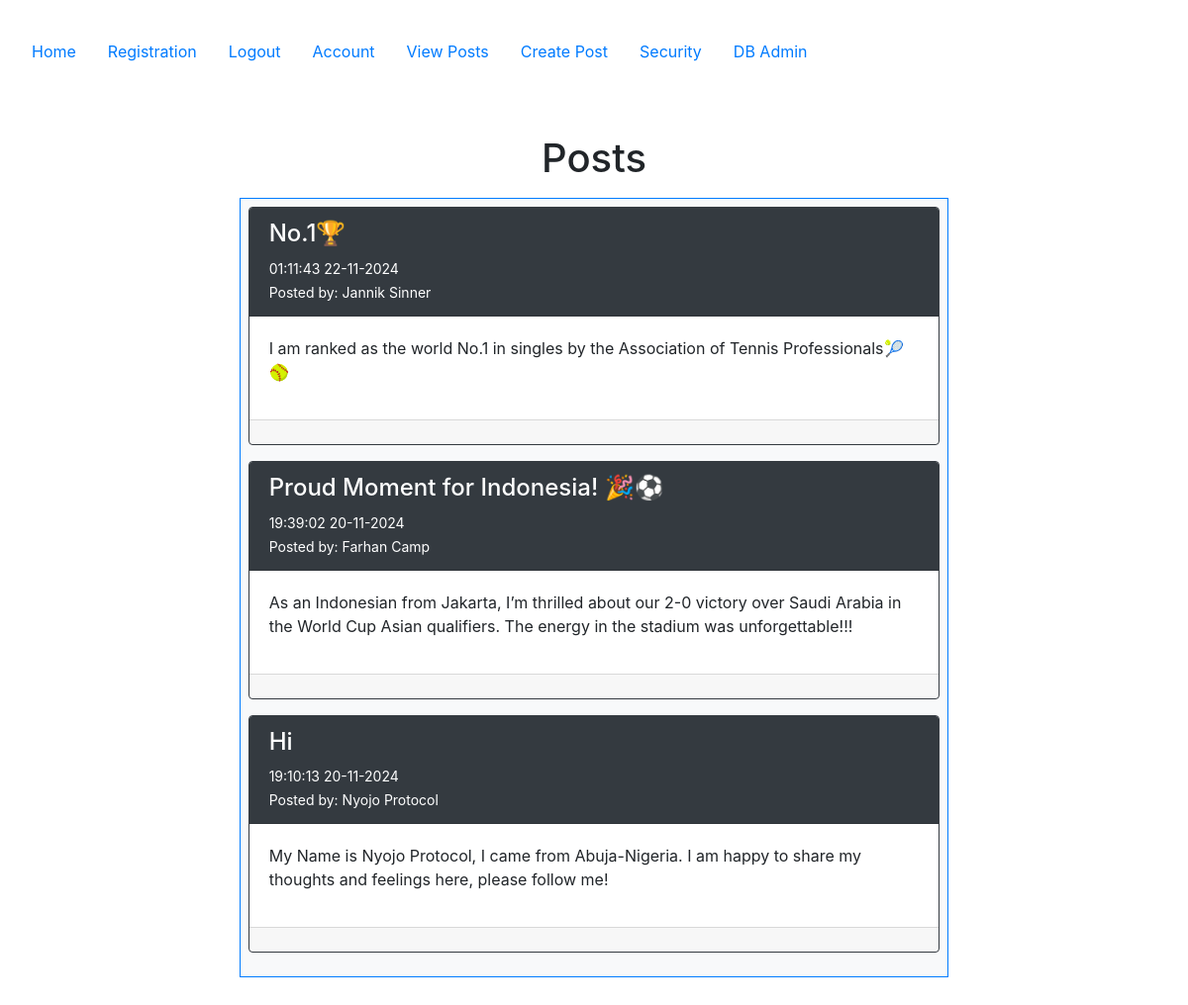
The app's page /posts (signed in), older data.
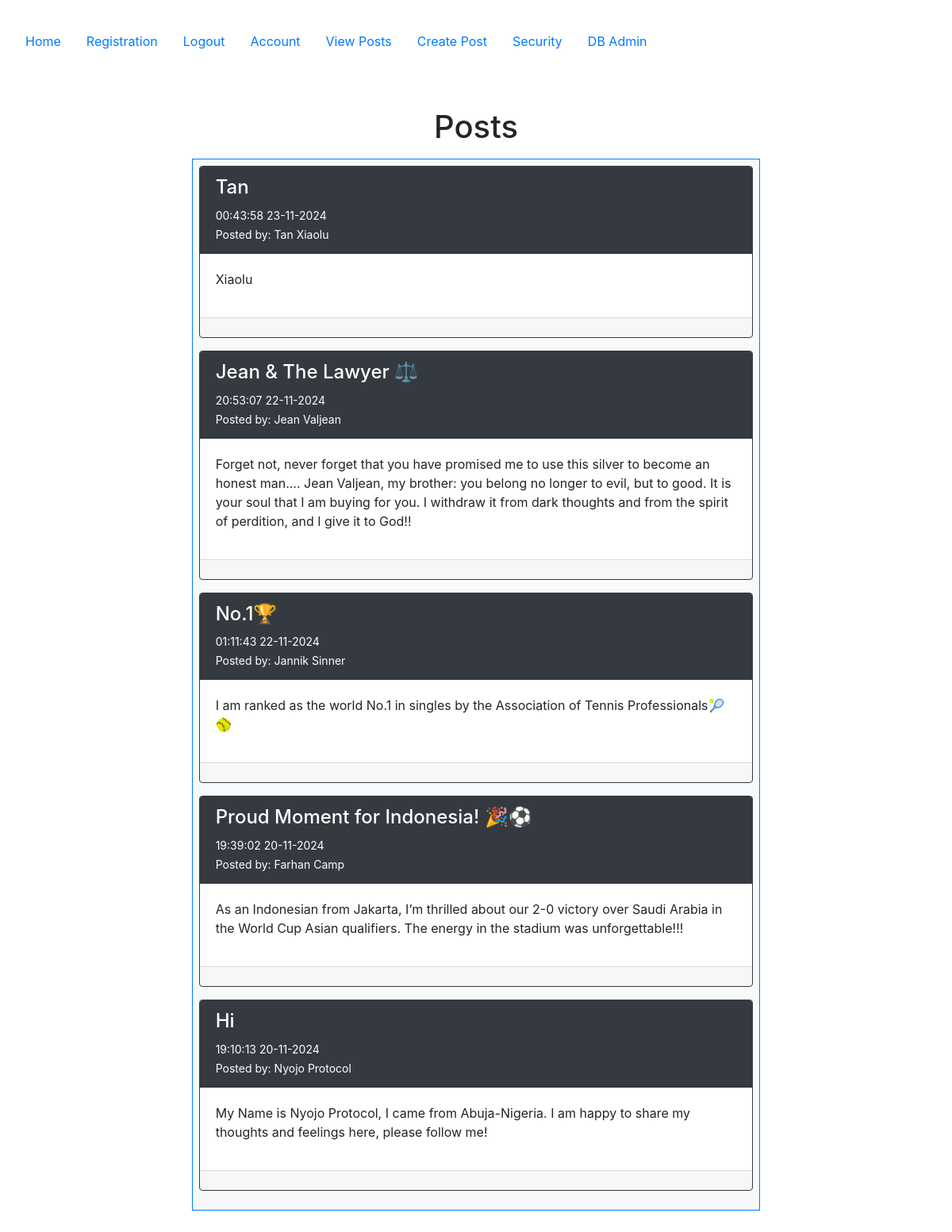
The same page, newer data.
### config.py (models this page shows, shortened)
class Post(db.Model):
   __tablename__ = 'posts'
   id = db.Column(db.Integer, primary_key=True)
   userid = db.Column(db.Integer, db.ForeignKey('users.id'))
   created = db.Column(db.DateTime, nullable=False, default=datetime.utcnow)
   title = db.Column(db.Text, nullable=False)
   body = db.Column(db.Text, nullable=False)
   user = db.relationship("User", back_populates="posts")

class User(db.Model, UserMixin):
    __tablename__ = 'users'
    id = db.Column(db.Integer, primary_key=True)
    email = db.Column(db.String(100), nullable=False, unique=True)
    password = db.Column(db.String(100), nullable=False)
    firstname = db.Column(db.String(100), nullable=False)
    lastname = db.Column(db.String(100), nullable=False)
    phone = db.Column(db.String(100), nullable=False)
    mfa_key = db.Column(db.String(32), nullable=False, default='')  # Store MFA key
    mfa_enabled = db.Column(db.Boolean, nullable=False, default=False)  # Track if MFA is enabled
    role = db.Column(db.String(50), nullable=False, default='end_user')
    posts = db.relationship("Post", order_by=Post.id, back_populates="user")
    log = db.relationship("Log", uselist=False, back_populates="user")

### posts/views.py (the view)
@posts_bp.route('/posts')
@login_required
def posts():
    if current_user.role in ['db_admin', 'sec_admin']:
        abort(403)
    all_posts = Post.query.order_by(desc('id')).all()
    return render_template('posts/posts.html', posts=all_posts)

### app.py (called while the page is built)
@login_manager.user_loader
def load_user(user_id):
    return User.query.get(int(user_id))

@app.before_request
def restrict_access():
    if not current_user.is_authenticated:
        restricted_routes_anonymous = [
            'accounts.account', 'posts.posts', 'posts.create',
            'posts.update', 'posts.delete', 'accounts.logout', 'security.security'
        ]
        if request.endpoint in restricted_routes_anonymous:
            flash("You must be logged in to access this page.", "danger")
            return redirect(url_for('accounts.login'))

### templates/posts/posts.html (shortened to what this page needs)
{% extends "base.html" %}
{% block content %}
    <div class="container">
        <h1>Posts</h1>
        <div class="p-2 row">
            <div class="col-2"></div>
            <div class="col-8">
                <div class="p-2 bg-light border border-primary" style="text-align: left">
                    {% for post in posts %}
                        <div class="card border border-dark mb-3">
                            <div class="card-header bg-dark text-white">
                                <h4>{{ post.title }}</h4>
                                <small>{{ post.created.strftime('%H:%M:%S %d-%m-%Y') }}</small>
                                <br>
                                <small>
                                    Posted by: {{ post.user.firstname }} {{ post.user.lastname }}
                                </small>
                            </div>
                            <div class="card-body">
                                <p>{{ post.body }}</p>
                            </div>
                            <div class="card-footer">
                            </div>
                        </div>
                    {% else %}
                        <div class="alert alert-warning text-center">
                            <strong>No posts available. Be the first to create one!</strong>
                        </div>
                    {% endfor %}
                </div>
            </div>
            <div class="col-2"></div>
        </div>
    </div>
{% endblock %}

### templates/base.html (shortened to what this page needs)
<!DOCTYPE html>
<html lang="en">
<head>
    <link rel="stylesheet" href="https://cdn.jsdelivr.net/npm/bootstrap@4.6.2/dist/css/bootstrap.min.css">
</head>
<body>
<section class="container-fluid p-3 my-3">
    <nav class="nav nav-pills flex-column flex-sm-row">
        <a class="nav-item nav-link" href="{{ url_for('index') }}">Home</a>
        <a class="nav-item nav-link" href="{{ url_for('accounts.registration') }}">Registration</a>
        {% if current_user.is_authenticated %}
            <a class="nav-item nav-link" href="{{ url_for('accounts.logout') }}">Logout</a>
        {% else %}
            <a class="nav-item nav-link" href="{{ url_for('accounts.login') }}">Login</a>
        {% endif %}
        <a class="nav-item nav-link" href="{{ url_for('accounts.account') }}">Account</a>
        <a class="nav-item nav-link" href="{{ url_for('posts.posts') }}">View Posts</a>
        <a class="nav-item nav-link" href="{{ url_for('posts.create') }}">Create Post</a>
        <a class="nav-item nav-link" href="{{ url_for('security.security') }}">Security</a>
        <a class="nav-item nav-link" href="http://127.0.0.1:5000/admin">DB Admin</a>
    </nav>
    <div class="container-fluid p-3 my-5 text-center">
        {% block content %}{% endblock %}
    </div>
</section>
</body>
</html>

Row changes from the older to the newer data that the page shows:
added Post: title "Tan", created "00:43:58 23-11-2024", user.firstname "Tan", user.lastname "Xiaolu", body "Xiaolu"
added Post: title "Jean & The Lawyer ⚖️", created "20:53:07 22-11-2024", user.firstname "Jean", user.lastname "Valjean", body "Forget not, never forget that you have promised me to use this silver to become an honest man.... Jean Valjean, my brother: you belong no longer to evil, but to good. It is your soul that I am buying for you. I withdraw it from dark thoughts and from the spirit of perdition, and I give it to God!!"
